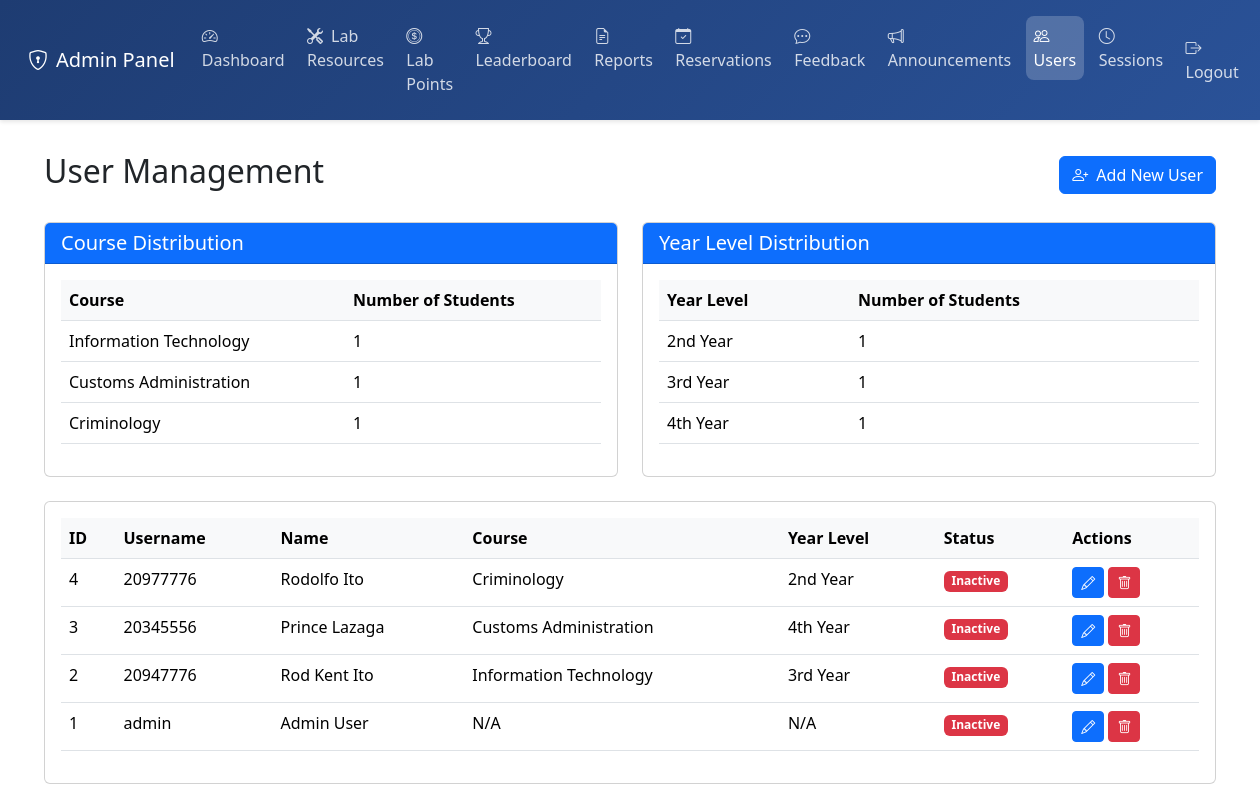
/admin/users (signed in), run on an earlier commit of the app's database.
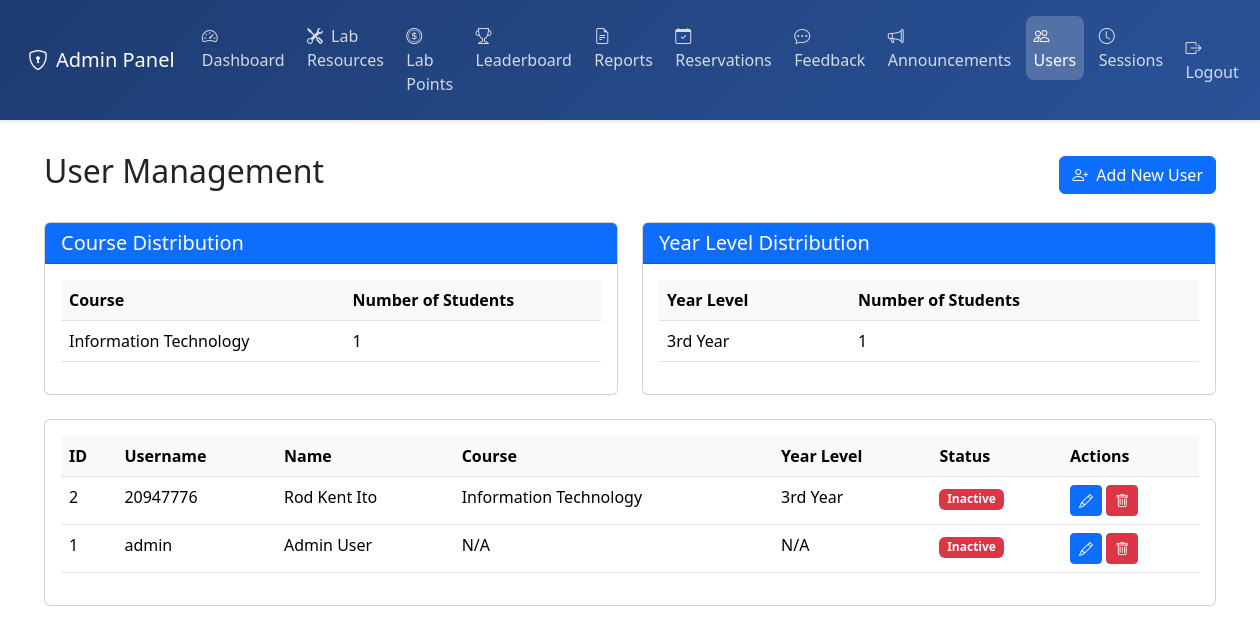
And on a later commit of the database.
### tables this page shows
CREATE TABLE users (
                id INTEGER PRIMARY KEY AUTOINCREMENT,
                username TEXT UNIQUE NOT NULL,
                password TEXT NOT NULL,
                firstname TEXT NOT NULL,
                midname TEXT,
                lastname TEXT NOT NULL,
                email TEXT UNIQUE NOT NULL,
                course TEXT NOT NULL,
                yearlevel TEXT NOT NULL,
                is_admin INTEGER DEFAULT 0,
                profile_pic TEXT,
                remaining_sessions INTEGER DEFAULT 0,
                points INTEGER DEFAULT 0
            );

### app.py (the view)
    def decorated_function(*args, **kwargs):
        print("==== ADMIN REQUIRED DECORATOR ====")
        print("Current session:", session)
        print("'admin' in session:", 'admin' in session)
        if 'admin' in session:
            print("session['admin'] value:", session['admin'])
        if 'user' in session:
            print("User in session:", session['user'])
            if 'is_admin' in session['user']:
                print("user['is_admin'] value:", session['user']['is_admin'])
        if "admin" not in session or not session["admin"]:
            print("Admin authentication failed, redirecting to login")
            flash("Please login as admin first.", "error")
            return redirect(url_for("login_page"))
        print("Admin authentication successful")
        return f(*args, **kwargs)

### templates/admin_users.html (shortened to what the changed rows need)
<!DOCTYPE html>
<html lang="en">
<head>
    <link href="https://cdn.jsdelivr.net/npm/bootstrap@5.3.2/dist/css/bootstrap.min.css" rel="stylesheet">
    <link rel="stylesheet" href="https://cdn.jsdelivr.net/npm/bootstrap-icons@1.11.1/font/bootstrap-icons.css">
</head>
<body>
    <div class="main-content">
        <div class="container-fluid">
            <div class="d-flex justify-content-between align-items-center mb-4">
                <h2>User Management</h2>
            </div>
            <div class="row mb-4">
                <div class="col-md-6">
                    <div class="card stats-card">
                        <div class="card-body">
                            <div class="table-responsive">
                                <table class="table">
                                    <thead>
                                        <tr>
                                            <th>Course</th>
                                            <th>Number of Students</th>
                                        </tr>
                                    </thead>
                                    <tbody>
                                        {% for stat in course_stats %}
                                        <tr>
                                            <td>{{ stat.course }}</td>
                                            <td>{{ stat.count }}</td>
                                        </tr>
                                        {% endfor %}
                                    </tbody>
                                </table>
                            </div>
                        </div>
                    </div>
                </div>
                <div class="col-md-6">
                    <div class="card stats-card">
                        <div class="card-body">
                            <div class="table-responsive">
                                <table class="table">
                                    <thead>
                                        <tr>
                                            <th>Year Level</th>
                                            <th>Number of Students</th>
                                        </tr>
                                    </thead>
                                    <tbody>
                                        {% for stat in year_level_stats %}
                                        <tr>
                                            <td>{{ stat.yearlevel }}</td>
                                            <td>{{ stat.count }}</td>
                                        </tr>
                                        {% endfor %}
                                    </tbody>
                                </table>
                            </div>
                        </div>
                    </div>
                </div>
            </div>
            <div class="card">
                <div class="card-body">
                    <div class="table-responsive">
                        <table class="table table-hover" id="usersTable">
                            <thead>
                                <tr>
                                    <th>ID</th>
                                    <th>Username</th>
                                    <th>Name</th>
                                    <th>Course</th>
                                    <th>Year Level</th>
                                    <th>Status</th>
                                    <th>Actions</th>
                                </tr>
                            </thead>
                            <tbody>
                                {% for user in users %}
                                <tr>
                                    <td>{{ user.id }}</td>
                                    <td>{{ user.username }}</td>
                                    <td>{{ user.firstname }} {{ user.lastname }}</td>
                                    <td>{{ user.course }}</td>
                                    <td>{{ user.yearlevel }}</td>
                                    <td>
                                        <span class="badge {% if user.is_active %}bg-success{% else %}bg-danger{% endif %}">
                                            {{ 'Active' if user.is_active else 'Inactive' }}
                                        </span>
                                    </td>
                                    <td>
                                        <button class="btn btn-sm btn-primary" onclick="editUser('{{ user.id }}')">
                                            <i class="bi bi-pencil"></i>
                                        </button>
                                        <button class="btn btn-sm btn-danger" onclick="deleteUser('{{ user.id }}')">
                                            <i class="bi bi-trash"></i>
                                        </button>
                                    </td>
                                </tr>
                                {% endfor %}
                            </tbody>
                        </table>
                    </div>
                </div>
            </div>
        </div>
    </div>
</body>
</html>

What changed in the data, as far as the page shows it:
removed users: id "4", username "20977776", firstname "Rodolfo", lastname "Ito", course "Criminology", yearlevel "2nd Year", is_active "Inactive"
removed users: id "3", username "20345556", firstname "Prince", lastname "Lazaga", course "Customs Administration", yearlevel "4th Year", is_active "Inactive"
Also different on the page:
list line gone: "Customs Administration 1"
list line gone: "Criminology 1"
list line gone: "2nd Year 1"
list line gone: "4th Year 1"
